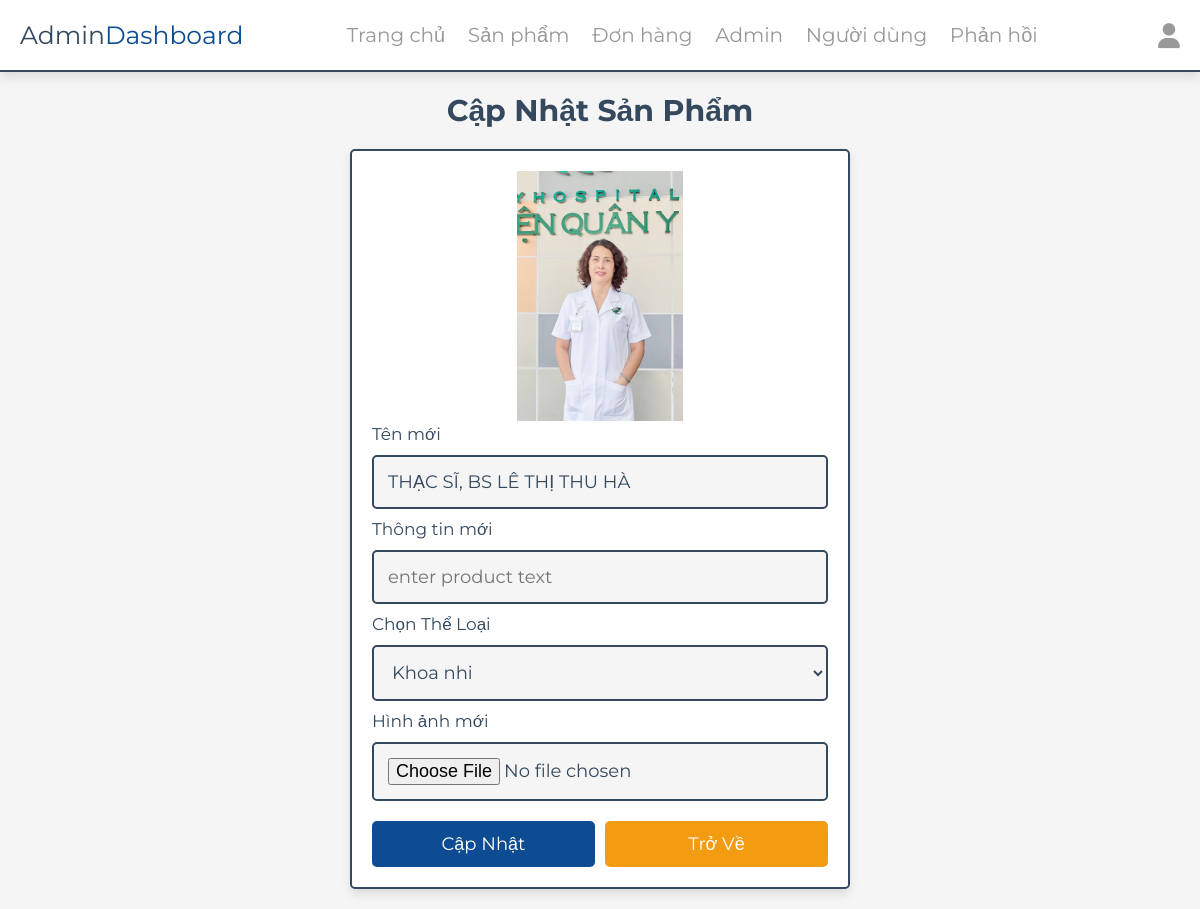
Page /admin/update_product.php?update=14 (signed in) on the earlier database version.
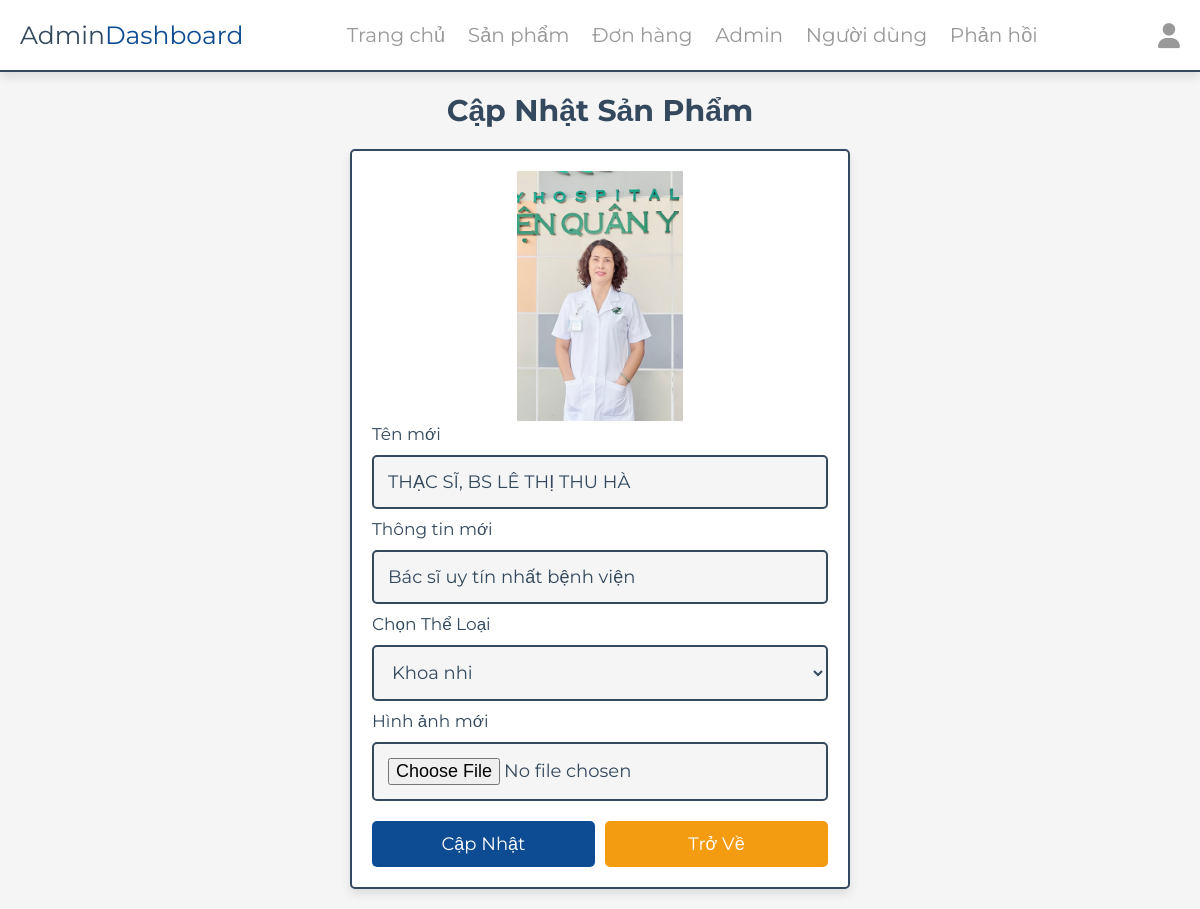
Same page on the later database version.
### tables this page shows
CREATE TABLE `products` (
  `id` int(100) NOT NULL,
  `name` varchar(100) NOT NULL,
  `category` varchar(100) NOT NULL,
  `text` varchar(1000) NOT NULL,
  `image` varchar(100) NOT NULL,
  `description` text DEFAULT NULL,
  `khoa` varchar(100) NOT NULL
);

### admin/update_product.php (the view, shortened to what this page needs)
<?php
include '../components/connect.php';
?>
<!DOCTYPE html>
<html lang="en">
<head>
   <link rel="stylesheet" href="https://cdnjs.cloudflare.com/ajax/libs/font-awesome/6.1.1/css/all.min.css">
   <link rel="stylesheet" href="../css/admin_style.css">
</head>
<body>
   <?php include '../components/admin_header.php' ?>
   <section class="update-product">
      <h1 class="heading">Cập nhật sản phẩm</h1>
      <?php
      $update_id = $_GET['update'];
      $show_products = $conn->prepare("SELECT * FROM `products` WHERE id = ?");
      $show_products->execute([$update_id]);
      if ($show_products->rowCount() > 0) {
         while ($fetch_products = $show_products->fetch(PDO::FETCH_ASSOC)) {
      ?>
            <form action="" method="POST" enctype="multipart/form-data">
               <img src="../uploaded_img/<?= $fetch_products['image']; ?>" alt="">
               <span>Tên mới</span>
               <input type="text" required placeholder="enter product name" name="name" maxlength="100" class="box" value="<?= $fetch_products['name']; ?>">
               <span>Thông tin mới</span>
               <input type="text"  required placeholder="enter product text" name="text" onkeypress="if(this.value.length == 10) return false;" class="box" value="<?= $fetch_products['text']; ?>">
               <span>Chọn Thể Loại</span>
               <select name="category" class="box" required>
                  <option selected value="<?= $fetch_products['category']; ?>"><?= $fetch_products['category']; ?></option>
               </select>
               <span>Hình ảnh mới</span>
               <input type="file" name="image" class="box" accept="image/jpg, image/jpeg, image/png, image/webp">
               <div class="flex-btn">
                  <input type="submit" value="Cập nhật" class="btn" name="update">
                  <a href="products.php" class="option-btn">Trở về</a>
               </div>
            </form>
      <?php
         }
      } else {
         echo '<p class="empty">Chưa có sản phẩm được thêm!</p>';
      }
      ?>
   </section>
</body>
</html>

Differences in the rows shown:
changed products "THẠC SĨ, BS LÊ THỊ THU HÀ": text (not shown) → "Bác sĩ uy tín nhất bệnh viện"
